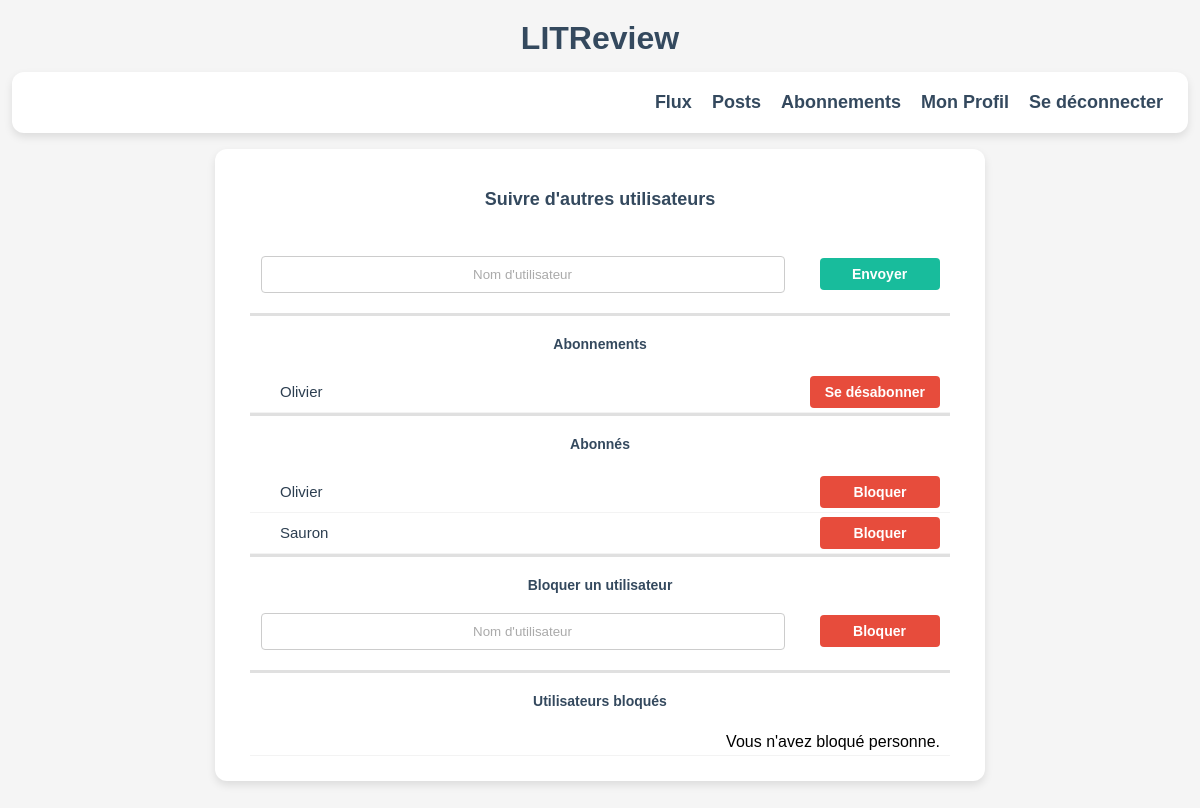
Screenshot of /subscriptions/ (signed in) with the database file from the repository.
### LITReview/models.py (models this page shows)
class UserFollows(models.Model):
    user = models.ForeignKey(
        settings.AUTH_USER_MODEL,
        on_delete=models.CASCADE,
        related_name='following'
    )
    followed_user = models.ForeignKey(
        settings.AUTH_USER_MODEL,
        on_delete=models.CASCADE,
        related_name='followed_by'
    )
    class Meta:
        unique_together = ('user', 'followed_user')

### LITReview/views.py (the view, shortened to what this page needs)
# urls.py: path('subscriptions/', views.subscriptions_view, name='subscriptions'),
@login_required
def subscriptions_view(request):
    user = request.user
    form = FollowUserForm()
    block_form = BlockUserForm()
    followed_users = UserFollows.objects.filter(user=user)
    followers = UserFollows.objects.filter(followed_user=user)
    blocked_users = BlockedUser.objects.filter(user=user)
    return render(request, 'auth/subscriptions.html', {
        'form': form,
        'block_form': block_form,
        'followed_users': followed_users,
        'followers': followers,
        'blocked_users': blocked_users
    })

### LITReview/forms.py
class FollowUserForm(BaseForm):
    username = forms.CharField(label="Nom d'utilisateur", max_length=150)

class BlockUserForm(forms.Form):
    username = forms.CharField(
        label="",
        max_length=150,
        widget=forms.TextInput(attrs={
            'placeholder': "Nom d'utilisateur"
        })
    )

### LITReview/context_processors.py (called while the page is built)
def version_static(request):
    return {
        'version': settings.VERSION_STATIC
    }

### LITReview/templates/auth/subscriptions.html (shortened to what this page needs)
{% extends 'base.html' %}
{% block content %}
<main>
    <div class="subscriptions-container">
        <h2>Suivre d'autres utilisateurs</h2>
        <form method="post" class="follow-form">
            <div class="follow-input-group">
                {{ form.username }}
                <button type="submit" class="btn">Envoyer</button>
            </div>
        </form>
        <hr class="subscriptions-separator">
        <h4>Abonnements</h4>
        <table>
            {% for follow in followed_users %}
                <tr>
                    <td class="username">{{ follow.followed_user.username }}</td>
                    <td><a href="{% url 'unfollow' follow.followed_user.id %}" class="btn btn-delete">Se désabonner</a></td>
                </tr>
            {% empty %}
                <tr><td colspan="2">Vous ne suivez encore personne.</td></tr>
            {% endfor %}
        </table>
        <hr class="subscriptions-separator">
        <h4>Abonnés</h4>
        <table>
            {% for follower in followers %}
                <tr>
                    <td class="username">{{ follower.user.username }}</td>
                    <td><a href="{% url 'block_from_follower' follower.user.id %}" class="btn btn-delete">Bloquer</a></td>
                </tr>
            {% empty %}
                <tr><td colspan="2">Vous n'avez pas encore d'abonnés.</td></tr>
            {% endfor %}
        </table>
        <hr class="subscriptions-separator">
        <h4>Bloquer un utilisateur</h4>
        <form method="post" class="follow-form">
            <div class="follow-input-group">
                {{ block_form.username }}
                <button type="submit" class="btn btn-delete">Bloquer</button>
            </div>
        </form>
        <hr class="subscriptions-separator">
        <h4>Utilisateurs bloqués</h4>
        <table>
            {% for block in blocked_users %}
                <tr>
                    <td class="username">{{ block.blocked_user.username }}</td>
                    <td><a href="{% url 'unblock_user' block.blocked_user.id %}" class="btn">Débloquer</a></td>
                </tr>
            {% empty %}
                <tr><td colspan="2">Vous n'avez bloqué personne.</td></tr>
            {% endfor %}
        </table>
    </div>
</main>
{% endblock %}

### LITReview/static/css/base.css (style rules this page uses)
html { width: 100%; min-height: 100vh; margin: 0; padding: 0; overflow-x: hidden; }
body { margin: auto; font-family: Arial, sans-serif; background-color: #f5f5f5; font-size: 13px; }
@media (min-width: 768px) { body { font-size: 16px; } }

### LITReview/static/css/profile.css (style rules this page uses)
main { display: flex; flex-direction: column; align-items: center; margin-top: 3px; }
h2 { font-size: 18px; }
@media (min-width: 768px) { h2 { font-size: 20px; } }

### LITReview/static/css/sign_up.css (style rules this page uses)
form { width: 100%; display: flex; flex-direction: column; align-items: center; }
form input { width: 100%; padding: 10px; border-radius: 4px; border: 1px solid #ccc; box-sizing: border-box; text-align: center; color: #666; }
form input::placeholder { text-align: center; color: #aaa; }

### LITReview/static/css/subscriptions.css (style rules this page uses)
main { width: 100vw; min-height: 100vh; display: flex; flex-direction: column; align-items: center; justify-content: flex-start; margin-top: 3px; box-sizing: border-box; }
main > .subscriptions-container { margin-top: 0; }
.subscriptions-container { width: 100%; max-width: 350px; background-color: white; padding: 30px; border-radius: 12px; box-shadow: 0 4px 8px rgba(0,0,0,0.1); font-family: Arial, sans-serif; margin: 0 auto; }
.subscriptions-container h2, .subscriptions-container h4 { color: #34495e; text-align: center; font-weight: bold; }
.subscriptions-container h2 { margin-bottom: 26px; }
.subscriptions-container h4 { margin-top: 26px; margin-bottom: 8px; }
.subscriptions-container table { width: 103%; margin-top: 15px; border-collapse: collapse; }
.subscriptions-container td { border-bottom: 1px solid #dddddd5e; padding: 4px 10px; }
.subscriptions-container td:last-child { text-align: right; vertical-align: middle; }
.subscriptions-container .btn, .subscriptions-container .btn-delete { all: unset; display: inline-block; border-radius: 4px; min-width: 90px; cursor: pointer; text-align: center; margin: 0; font-size: 12px; font-weight: bolder; padding: 8px 15px; }
.subscriptions-container .btn { background-color: #18bc9c; color: white; }
.subscriptions-container .btn-delete { background-color: #e74c3c; color: white; }
.subscriptions-container .follow-form { display: flex; justify-content: center; margin-bottom: 20px; }
.subscriptions-container .follow-input-group { display: flex; flex-direction: row; align-items: center; width: 100%; max-width: 100%; gap: 10px; }
.subscriptions-container .follow-input-group input { flex-grow: 1; min-width: 0; max-width: 100%; }
.subscriptions-container .follow-input-group input::placeholder { color: #aaa; }
.subscriptions-container table td.username { padding-left: 30px; font-weight: 500; color: #2c3e50; font-size: 12px; }
.subscriptions-separator { border: none; border-top: 3px solid #e0e0e0; margin: 0px; }
h4 { font-size: 14px; }
h2 { font-size: 18px; }
@media (min-width: 768px) { .subscriptions-container { padding: 25px 35px; width: 180%; max-width: 700px; } }
@media (min-width: 768px) { .subscriptions-container table td.username { font-size: 15px; } }
@media (min-width: 768px) { .subscriptions-container .btn, .subscriptions-container .btn-delete { font-size: 14px; } }
@media (min-width: 768px) { .subscriptions-container .follow-input-group { max-width: 97%; gap: 35px; } }
@media (min-width: 768px) { .subscriptions-container table { width: 100%; } }
@media (min-width: 768px) { .subscriptions-container h4 { margin-top: 20px; margin-bottom: 20px; } }
@media (min-width: 768px) { .subscriptions-container h2 { margin-bottom: 46px; } }
@media (min-width: 768px) { h2 { font-size: 20px; } }
@media (min-width: 768px) { h4 { font-size: 16px; } }

### LITReview/static/css/posts.css (style rules this page uses)
main { display: flex; flex-direction: column; align-items: center; margin-top: 3px; }
h4 { font-size: 14px; }
h2 { font-size: 18px; }
@media (min-width: 768px) { h2 { font-size: 18px; } }

### LITReview/static/css/flux.css (style rules this page uses)
main { display: flex; flex-direction: column; align-items: center; margin-top: 3px; }

### LITReview/static/css/divers.css (style rules this page uses)
.btn { all: unset; display: inline-block; padding: 8px 70px; font-size: 17px; border-radius: 4px; text-align: center; cursor: pointer; }
.btn-delete { background-color: #e74c3c; color: white; }
.btn { font-size: 12px; font-weight: bolder; padding: 10px 15px; width: 140px; }
@media (min-width: 768px) { .btn { font-size: 14px; } }
@media (min-width: 1024px) { .btn { font-size: 14px; } }

### rows the page displays
UserFollows: followed_user.username "Olivier"
UserFollows: user.username "Olivier"
UserFollows: user.username "Sauron"
